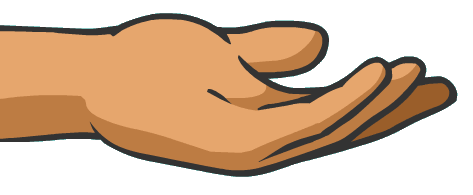
#> input picture bg_work/hand_src.png, 473 x 195 px
$ python recolor.py ../bg_work/hand_src.png ../bg_work/hand_new_1.png ../bg_work/hand_new_1.png
#> lines starting #> are read from the running program, lines starting #| are printed output that depends on the picture
"""
Recolour one cut-out picture into the game colours WITHOUT redrawing it, so it stays the same character.
Only pixels that carry the body colour change; white (patches, eye whites) and dark ink (outline, eyes, nose) stay.
Usage: venv/Scripts/python.exe scripts/recolor.py in_cut.png out_dir prefix
"""
import colorsys
import os
import sys
import numpy as np
from PIL import Image

# target colour -> (hue in degrees, body saturation, body brightness). Brightness and saturation are set absolutely:
# the old body is almost white, so scaling it could never give a strong red / green / blue.
TARGETS = {'red': (0, 0.88, 0.80), 'green': (125, 0.85, 0.66), 'blue': (214, 0.88, 0.84), 'orange': (27, 0.92, 0.98), 'brown': (26, 0.62, 0.50)}
SHADE_GAIN = 2.6   # how strongly the old light and shade differences are kept (old body values sit in a narrow 0.75-0.97 band)


def to_hsv(rgb):
    flat = rgb.reshape(-1, 3)
    hsv = np.array([colorsys.rgb_to_hsv(p[0], p[1], p[2]) for p in flat], np.float32)
    return hsv.reshape(rgb.shape)


def to_rgb(h, s, v):
    trip = zip(h.reshape(-1), s.reshape(-1), v.reshape(-1))
    out = np.array([colorsys.hsv_to_rgb(x, y, z) for x, y, z in trip], np.float32)
    return out.reshape(h.shape + (3,))


def recolor(img, hue_deg, sat_scale, val_scale):
    arr = np.array(img.convert('RGBA')).astype(np.float32) / 255.0
    rgb = arr[..., :3]
    hsv = to_hsv(rgb)
    h = hsv[..., 0]
    s = hsv[..., 1]
    v = hsv[..., 2]
    # weight 0 for white and for dark ink, 1 for body colour, smooth in between
    weight = np.clip((s - 0.10) / 0.12, 0.0, 1.0) * np.clip((v - 0.35) / 0.15, 0.0, 1.0)
    body = weight > 0.5
    median_v = float(np.median(v[body])) if body.any() else 0.9
    # new brightness: the target brightness plus the old light/shade difference, amplified (so the form stays visible)
    target_v = np.clip(val_scale + (v - median_v) * SHADE_GAIN, 0.0, 1.0)
    # new saturation: the target, a little lower where the old picture was bright highlight
    target_s = np.clip(sat_scale - np.clip(v - median_v, 0.0, 1.0) * 1.5, 0.0, 1.0)
    target_h = np.full_like(h, hue_deg / 360.0)
    new_h = h * (1.0 - weight) + target_h * weight
    new_s = s * (1.0 - weight) + target_s * weight
    new_v = v * (1.0 - weight) + target_v * weight
    out = to_rgb(new_h, new_s, new_v)
    res = np.dstack([out, arr[..., 3]])
    return Image.fromarray((res * 255.0 + 0.5).astype(np.uint8), 'RGBA')


def main():
    src, out_dir, prefix = sys.argv[1], sys.argv[2], sys.argv[3]
    os.makedirs(out_dir, exist_ok=True)
    img = Image.open(src)
#> img is the input picture: PIL image 473x195 RGB; mean R, G, B 215.9, 187, 161.1
    for name, params in TARGETS.items():
        r = recolor(img, params[0], params[1], params[2])
        path = os.path.join(out_dir, '%s_%s.png' % (prefix, name))
        r.save(path, optimize=True)
        print('saved', path, flush=True)
#> this loop made 5 passes
#> pass 1, in recolor, `hsv = to_hsv(rgb)`:
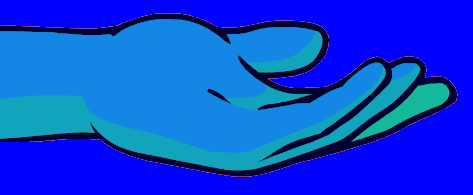
#> hsv: shape (195, 473, 3) float32; mean R, G, B 0.0407, 0.263, 0.848
#> pass 1, in recolor, `h = hsv[..., 0]`:
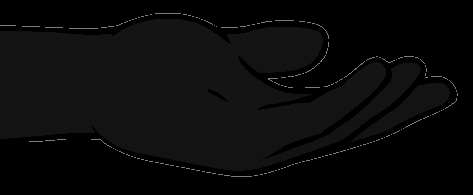
#> h: shape (195, 473) float32; min 0, max 0.5, mean 0.0407
#> after the loop:
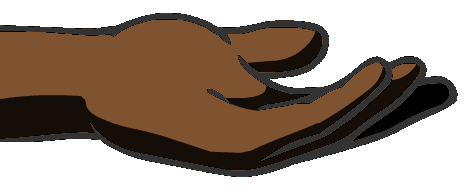
#> r: PIL image 473x195 RGBA; mean R, G, B, A 159.3, 144.4, 132.7, 255
    print('RECOLOR_DONE', flush=True)


if __name__ == '__main__':
    main()
